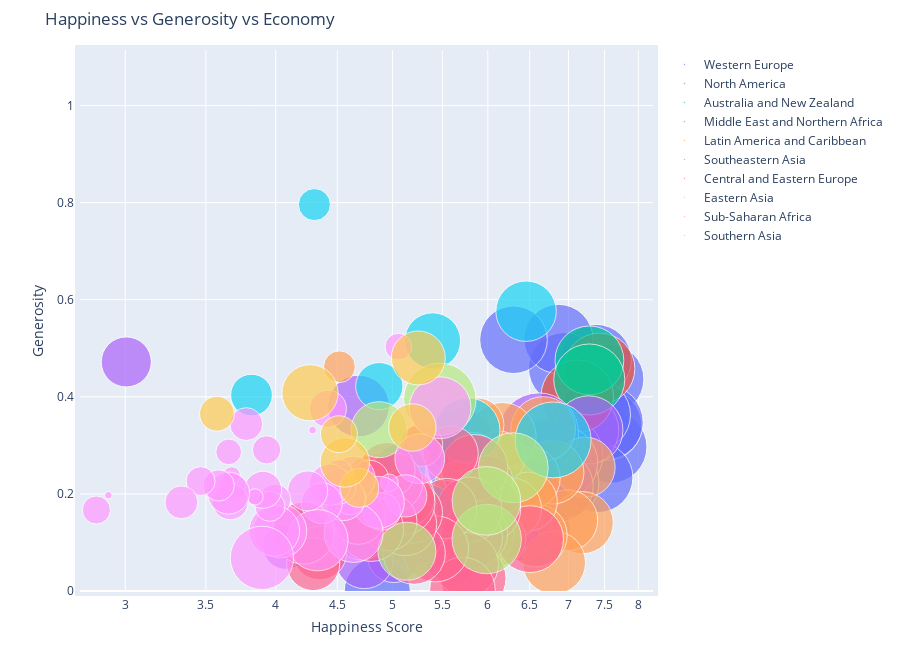

Source (notebook cell):
### Markdown cell above
# Bubble Chart

### Code cell
figure = bubbleplot(dataset = data_2015, x_column = 'Happiness Score', y_column = 'Generosity', 
    bubble_column = 'Country', size_column = 'Economy (GDP per Capita)', color_column = 'Region', 
    x_title = "Happiness Score", y_title = "Generosity", title = 'Happiness vs Generosity vs Economy',
    x_logscale = True, scale_bubble = 1, height = 650)

py.iplot(figure, config={'scrollzoom': True})

### Figure 1 — Plotly figure (JSON) as saved in the notebook; plotly's stock layout.template omitted (floating-point values rounded to 4 significant figures)
{"data": [{"marker": {"size": [1.397, 1.302, 1.325, 1.459, 1.29, 1.329, 1.332, 1.337, 1.564, 1.336, 1.308, 1.266, 1.328, 1.278, 1.23, 1.207, 1.251, 1.208, 1.208, 1.16, 1.154], "sizemode": "area", "sizeref": 0.0005283}, "mode": "markers", "name": "Western Europe", "text": ["Switzerland", "Iceland", "Denmark", "Norway", "Finland", "Netherlands", "Sweden", "Austria", "Luxembourg", "Ireland", "Belgium", "United Kingdom", "Germany", "France", "Spain", "Malta", "Italy", "North Cyprus", "Cyprus", "Portugal", "Greece"], "type": "scatter", "x": [7.587, 7.561, 7.527, 7.522, 7.406, 7.378, 7.364, 7.2, 6.946, 6.94, 6.937, 6.867, 6.75, 6.575, 6.329, 6.302, 5.948, 5.695, 5.689, 5.102, 4.857], "y": [0.2968, 0.4363, 0.3414, 0.347, 0.2335, 0.4761, 0.3626, 0.3309, 0.2803, 0.459, 0.2225, 0.5191, 0.2821, 0.1233, 0.1823, 0.5175, 0.2282, 0.2617, 0.3064, 0.1372, 0]}, {"marker": {"size": [1.326, 1.395], "sizemode": "area", "sizeref": 0.0005283}, "mode": "markers", "name": "North America", "text": ["Canada", "United States"], "type": "scatter", "x": [7.427, 7.119], "y": [0.4581, 0.4011]}, {"marker": {"size": [1.25, 1.334], "sizemode": "area", "sizeref": 0.0005283}, "mode": "markers", "name": "Australia and New Zealand", "text": ["New Zealand", "Australia"], "type": "scatter", "x": [7.286, 7.284], "y": [0.475, 0.4356]}, {"marker": {"size": [1.229, 1.427, 1.36, 1.69, 1.395, 1.554, 1.324, 1.131, 0.9393, 1.061, 0.902, 0.7348, 1.026, 0.8811, 0.5987, 1.009, 0.9855, 0.8818, 0.5465, 0.6632], "sizemode": "area", "sizeref": 0.0005283}, "mode": "markers", "name": "Middle East and Northern Africa", "text": ["Israel", "United Arab Emirates", "Oman", "Qatar", "Saudi Arabia", "Kuwait", "Bahrain", "Libya", "Algeria", "Turkey", "Jordan", "Morocco", "Lebanon", "Tunisia", "Palestinian Territories", "Iran", "Iraq", "Egypt", "Yemen", "Syria"], "type": "scatter", "x": [7.278, 6.901, 6.853, 6.611, 6.411, 6.295, 5.96, 5.754, 5.605, 5.332, 5.192, 5.013, 4.839, 4.739, 4.715, 4.686, 4.677, 4.194, 4.077, 3.006], "y": [0.3317, 0.2643, 0.2154, 0.3257, 0.1371, 0.1623, 0.1736, 0.183, 0.07822, 0.1225, 0.1105, 0.07172, 0.2185, 0.06431, 0.1125, 0.3809, 0.1792, 0.1129, 0.09131, 0.4718]}, {"marker": {"size": [0.9558, 1.021, 0.9812, 1.044, 1.064, 1.107, 1.054, 1.062, 0.9186, 0.9953, 1.212, 0.7645, 0.7455, 0.864, 0.6813, 0.7599, 0.5933, 0.9002, 0.8104, 0.8954, 0.5953, 0.2667], "sizemode": "area", "sizeref": 0.0005283}, "mode": "markers", "name": "Latin America and Caribbean", "text": ["Costa Rica", "Mexico", "Brazil", "Venezuela", "Panama", "Chile", "Argentina", "Uruguay", "Colombia", "Suriname", "Trinidad and Tobago", "El Salvador", "Guatemala", "Ecuador", "Bolivia", "Paraguay", "Nicaragua", "Peru", "Jamaica", "Dominican Republic", "Honduras", "Haiti"], "type": "scatter", "x": [7.226, 7.187, 6.983, 6.81, 6.786, 6.67, 6.574, 6.485, 6.477, 6.269, 6.168, 6.13, 6.123, 5.975, 5.89, 5.878, 5.828, 5.824, 5.709, 4.885, 4.788, 4.518], "y": [0.255, 0.1407, 0.1457, 0.05841, 0.2443, 0.3336, 0.1145, 0.2324, 0.184, 0.1699, 0.3184, 0.1069, 0.2749, 0.1154, 0.2054, 0.3424, 0.2782, 0.1498, 0.2123, 0.2168, 0.2303, 0.4619]}, {"marker": {"size": [1.522, 0.9669, 1.125, 0.8283, 0.6322, 0.7053, 0.5907, 0.2711, 0.4604], "sizemode": "area", "sizeref": 0.0005283}, "mode": "markers", "name": "Southeastern Asia", "text": ["Singapore", "Thailand", "Malaysia", "Indonesia", "Vietnam", "Philippines", "Laos", "Myanmar", "Cambodia"], "type": "scatter", "x": [6.798, 6.455, 5.77, 5.399, 5.36, 5.073, 4.876, 4.307, 3.819], "y": [0.311, 0.5763, 0.3307, 0.5153, 0.1686, 0.2499, 0.4219, 0.7959, 0.4036]}, {"marker": {"size": [1.179, 0.6324, 1.169, 0.5945, 1.123, 1.185, 1.147, 1.032, 1.126, 1.083, 1.138, 0.8015, 0.9585, 1.152, 0.4743, 1.024, 0.9744, 1.043, 0.9205, 1.113, 0.9185, 0.8787, 0.8322, 1.121, 0.3905, 0.7991, 0.7682, 0.7419, 1.012], "sizemode": "area", "sizeref": 0.0005283}, "mode": "markers", "name": "Central and Eastern Europe", "text": ["Czech Republic", "Uzbekistan", "Slovakia", "Moldova", "Kazakhstan", "Slovenia", "Lithuania", "Belarus", "Poland", "Croatia", "Russia", "Kosovo", "Turkmenistan", "Estonia", "Kyrgyzstan", "Azerbaijan", "Montenegro", "Romania", "Serbia", "Latvia", "Macedonia", "Albania", "Bosnia and Herzegovina", "Hungary", "Tajikistan", "Ukraine", "Armenia", "Georgia", "Bulgaria"], "type": "scatter", "x": [6.505, 6.003, 5.995, 5.889, 5.855, 5.848, 5.833, 5.813, 5.791, 5.759, 5.716, 5.589, 5.548, 5.429, 5.286, 5.212, 5.192, 5.124, 5.123, 5.098, 5.007, 4.959, 4.949, 4.8, 4.786, 4.681, 4.35, 4.297, 4.218], "y": [0.1069, 0.2284, 0.1689, 0.2095, 0.1183, 0.2533, 0.02641, 0.1105, 0.1676, 0.05444, 0.00199, 0.2831, 0.1698, 0.0868, 0.3003, 0.07799, 0.1614, 0.1375, 0.1923, 0.1823, 0.2236, 0.1427, 0.2481, 0.128, 0.2297, 0.1527, 0.07855, 0.05547, 0.1192]}, {"marker": {"size": [1.291, 1.271, 1.245, 1.386, 0.8901, 0.8282], "sizemode": "area", "sizeref": 0.0005283}, "mode": "markers", "name": "Eastern Asia", "text": ["Taiwan", "Japan", "South Korea", "Hong Kong", "China", "Mongolia"], "type": "scatter", "x": [6.298, 5.987, 5.984, 5.474, 5.14, 4.874], "y": [0.2538, 0.1071, 0.1856, 0.3948, 0.08185, 0.3323]}, {"marker": {"size": [1.008, 0.6543, 0.4704, 0.1885, 0.08308, 0.3755, 0.7121, 0.9205, 0.5456, 0.271, 0.0712, 0.5211, 0, 0.1907, 0.3302, 0.4541, 0.3647, 0.4402, 0.9936, 0.01604, 0.4225, 0.7578, 0.2607, 0.6787, 0.2391, 0.211, 0.365, 1.06, 0.0694, 0.2852, 0.2082, 0.0785, 0.3419, 0.1742, 0.4653, 0.2581, 0.2221, 0.2867, 0.0153, 0.2087], "sizemode": "area", "sizeref": 0.0005283}, "mode": "markers", "name": "Sub-Saharan Africa", "text": ["Mauritius", "Nigeria", "Zambia", "Somaliland region", "Mozambique", "Lesotho", "Swaziland", "South Africa", "Ghana", "Zimbabwe", "Liberia", "Sudan", "Congo (Kinshasa)", "Ethiopia", "Sierra Leone", "Mauritania", "Kenya", "Djibouti", "Botswana", "Malawi", "Cameroon", "Angola", "Mali", "Congo (Brazzaville)", "Comoros", "Uganda", "Senegal", "Gabon", "Niger", "Tanzania", "Madagascar", "Central African Republic", "Chad", "Guinea", "Ivory Coast", "Burkina Faso", "Rwanda", "Benin", "Burundi", "Togo"], "type": "scatter", "x": [5.477, 5.268, 5.129, 5.057, 4.971, 4.898, 4.867, 4.642, 4.633, 4.61, 4.571, 4.55, 4.517, 4.512, 4.507, 4.436, 4.419, 4.369, 4.332, 4.292, 4.252, 4.033, 3.995, 3.989, 3.956, 3.931, 3.904, 3.896, 3.845, 3.781, 3.681, 3.678, 3.667, 3.656, 3.655, 3.587, 3.465, 3.34, 2.905, 2.839], "y": [0.3774, 0.2723, 0.1959, 0.5032, 0.2227, 0.1639, 0.1826, 0.1197, 0.2309, 0.1899, 0.2436, 0.1906, 0.2483, 0.2432, 0.2149, 0.219, 0.3754, 0.1809, 0.1046, 0.3313, 0.2062, 0.1234, 0.188, 0.1239, 0.1744, 0.2907, 0.2084, 0.06822, 0.1939, 0.3438, 0.2133, 0.2384, 0.1839, 0.2866, 0.2016, 0.2175, 0.2263, 0.1826, 0.1973, 0.1668]}, {"marker": {"size": [0.7704, 0.5954, 0.3975, 0.645, 0.36, 0.8352, 0.3198], "sizemode": "area", "sizeref": 0.0005283}, "mode": "markers", "name": "Southern Asia", "text": ["Bhutan", "Pakistan", "Bangladesh", "India", "Nepal", "Sri Lanka", "Afghanistan"], "type": "scatter", "x": [5.253, 5.194, 4.694, 4.565, 4.514, 4.271, 3.575], "y": [0.48, 0.3367, 0.2122, 0.2647, 0.323, 0.4083, 0.3651]}], "layout": {"height": 650, "hovermode": "closest", "margin": {"b": 50, "pad": 5, "t": 50}, "showlegend": true, "title": {"text": "Happiness vs Generosity vs Economy"}, "xaxis": {"autorange": false, "range": [0.4396, 0.9153], "title": {"text": "Happiness Score"}, "type": "log"}, "yaxis": {"autorange": false, "range": [0, 1.114], "title": {"text": "Generosity"}}}}
